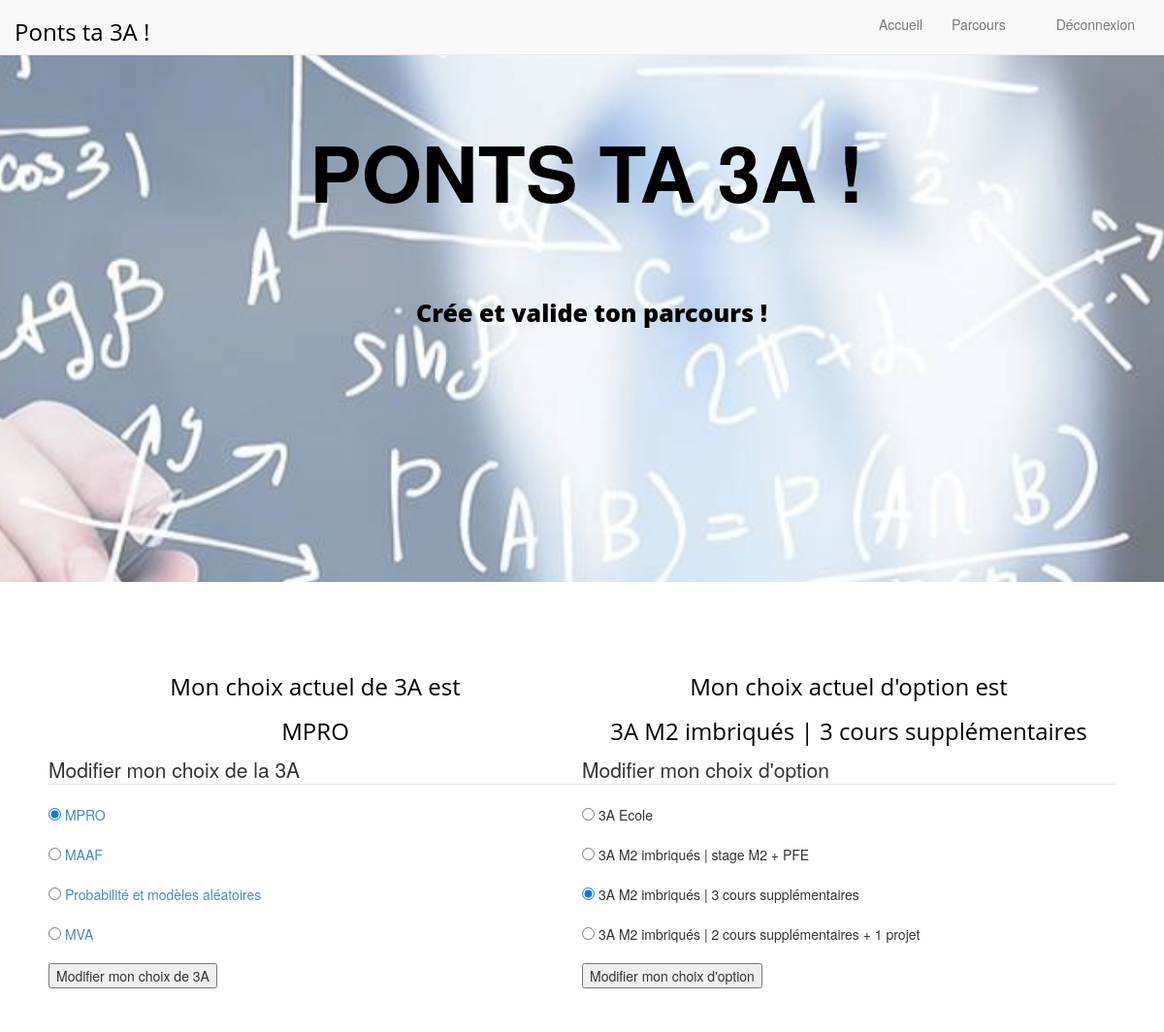
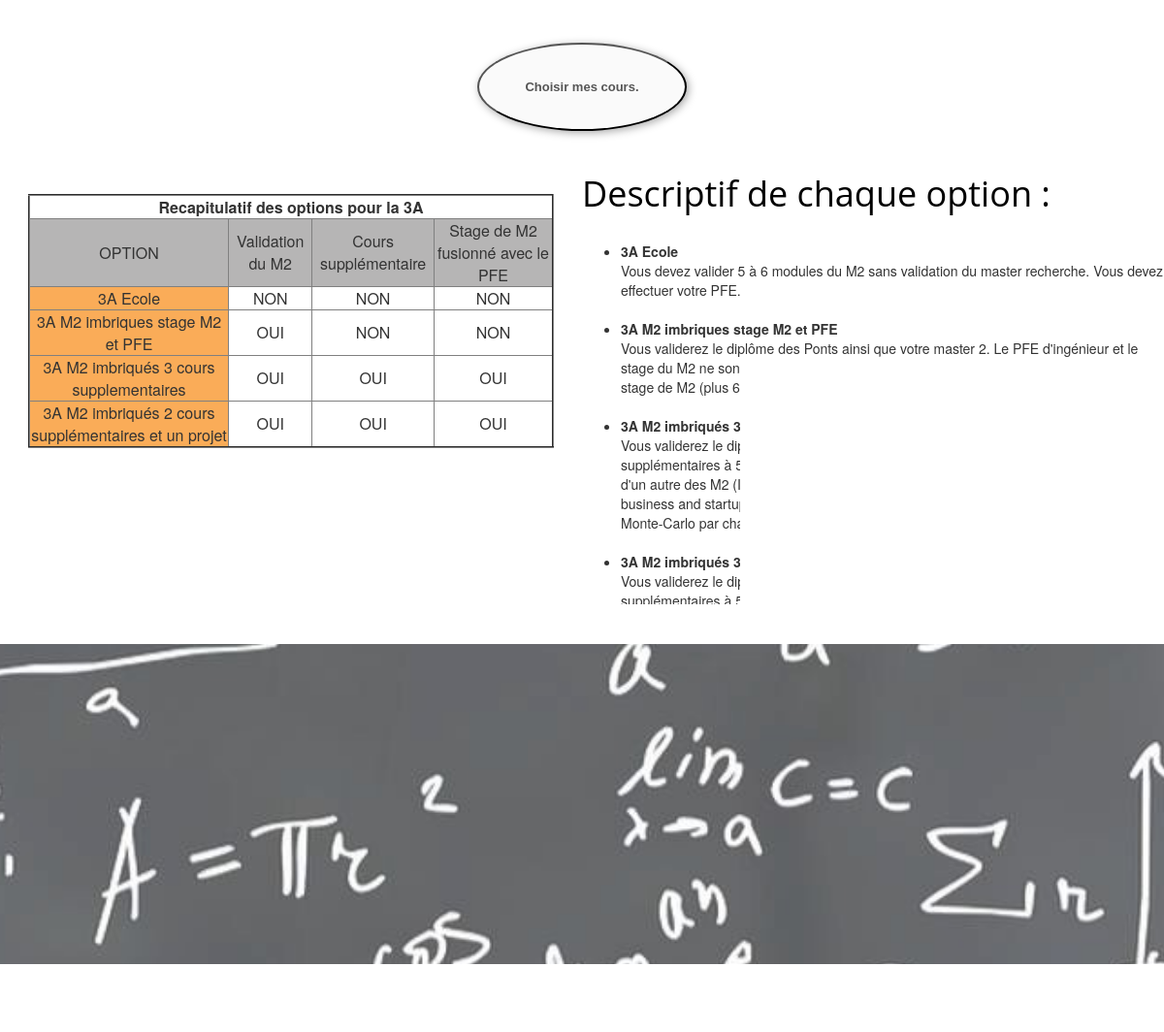
/parcours/parcours (signed in), run on the app's committed database (2 pictures, top to bottom).
### parcours/models.py (models this page shows, shortened)
class Master(models.Model):
    name = models.CharField(max_length=100)
    website = models.URLField()
    troisa_possible = models.BooleanField(default=1)

class Option(models.Model):
    name = models.CharField(max_length=300)
    nb_cours = models.PositiveSmallIntegerField(default=0)
    nb_ects_cours = models.FloatField(default=0)
    nb_projet = models.PositiveSmallIntegerField(default=0)
    nb_ects_projet = models.FloatField(default=0)

### parcours/views.py (the view, shortened to what this page needs)
# urls.py: path('parcours/', include('parcours.urls')),
def parcours(request):
    masters = Master.objects.filter(troisa_possible=True)
    options = Option.objects.all()
    profile = request.user.userprofile
    master_chosen = profile.master.name
    option_chosen = profile.option.name
    return render(request, 'parcours/parcours.html', {'masters': masters, 'master_chosen':master_chosen, 'options': options, 'option_chosen':option_chosen})

### parcours/templates/parcours/parcours.html (shortened to what this page needs)
{% extends "base.html" %}
{% block content %}
<head>
</head>
<div id="conteneur">
   <div id="colonne1">
   		<h3 align="center">Mon choix actuel de 3A est </h3>
   		<h3 align="center"> {{master_chosen}}</h3>
		<form method="post">
   			<fieldset>
       			<legend>Modifier mon choix de la 3A</legend>
				{% for obj in masters %}
				{% if master_chosen == obj.name %}
					<INPUT TYPE="radio" NAME= "master" VALUE={{obj.name}} CHECKED> <a href={{obj.website}}>{{obj.name}} </a> <br /> <BR>
				{%else%}
					<INPUT TYPE="radio" NAME= "master" VALUE={{obj.name}}>  <a href={{obj.website}}>{{obj.name}}</a> <br /> <BR>
				{%endif%}
				{% endfor %}
				<div>
				<input type="submit" value="Modifier mon choix de 3A"/>
				</div>
  			</fieldset>
		</form>
	</div>
	<div id="colonne2">
		<h3 align="center">Mon choix actuel d'option est </h3>
		<h3 align="center"> {{option_chosen}}</h3>
	 	<form method="post">
   			<fieldset>
       			<legend>Modifier mon choix d'option</legend>
				{% for obj in options %}
				{% if option_chosen == obj.name %}
					<INPUT TYPE="radio" NAME= "option" VALUE={{obj.id}} CHECKED> {{obj.name}} <br /> <BR>
				{%else%}
					<INPUT TYPE="radio" NAME= "option" VALUE={{obj.id}}> {{obj.name}} <br /> <BR>
				{%endif%}
				{% endfor %}
				<div>
    			<button type="submit">Modifier mon choix d'option</button>
  				</div>
  			</fieldset>
		</form>
</div>
   	</div>
</div>
<form align="center" action="{% url 'choix_des_cours' %}">
    <input id=bouton type="submit" value="Choisir mes cours." />
</form>
<div id="conteneur">
   <div id="colonne1">
		<table border="2" cellpadding="10" cellspacing="2" width="90%" align="center">
			<tr>
		       <td align="center" valign="center" COLSPAN=4 > <strong> Recapitulatif des options pour la 3A </strong> </td>
		   </tr>
		   <tr>
		      <td style="background-color: #B6B5B5" align="center" valign="center">OPTION</td>
		      <td style="background-color: #B6B5B5" align="center" valign="center">Validation du M2</td>
		      <td style="background-color: #B6B5B5" align="center" valign="center">Cours supplémentaire</td>
		      <td style="background-color: #B6B5B5" align="center" valign="center">Stage de M2 fusionné avec le PFE</td>
		   </tr>
		   <tr>
		      <td style="background-color: #FAAC58" align="center" valign="center">3A Ecole</td>
		      <td align="center" valign="center"> NON</td>
		      <td align="center" valign="center"> NON</td>
		      <td align="center" valign="center"> NON </td>
		   </tr>
		   <tr>
		      <td style="background-color: #FAAC58" align="center" valign="center">3A M2 imbriques stage M2 et PFE </td>
		      <td align="center" valign="center"> OUI </td>
		      <td align="center" valign="center">NON </td>
		      <td align="center" valign="center"> NON  </td>
		   </tr>
		   <tr>
		      <td style="background-color: #FAAC58" align="center" valign="center">3A M2 imbriqués 3 cours supplementaires</td>
		      <td align="center" valign="center"> OUI </td>
		      <td align="center" valign="center"> OUI </td>
		      <td align="center" valign="center"> OUI </td>
		   </tr>
		   <tr>
		      <td style="background-color: #FAAC58" align="center" valign="center">3A M2 imbriqués 2 cours supplémentaires et un projet  </td>
		      <td align="center" valign="center"> OUI </td>
		      <td align="center" valign="center"> OUI  </td>
		      <td align="center" valign="center"> OUI  </td>
		   </tr>
		</table>
	</div>
	<div id="colonne2">
		<div>
  			<h1>Descriptif de chaque option :</h1>
  			<br />
  			<ul>
    		<li> <strong> 3A Ecole </strong></li>
    		Vous devez valider 5 à 6 modules du M2 sans validation du master recherche. Vous devez effectuer votre PFE.
    		<br /> <BR>
    		<li> <strong> 3A M2 imbriques stage M2 et PFE </strong></li>
    		Vous validerez le diplôme des Ponts ainsi que votre master 2. Le PFE d'ingénieur et le stage du M2 ne sont pas fusionnés. Vous devrez donc effectuer votre PFE à la suite du stage de M2 (plus 6 mois après le M2).
  			<br /> <BR>
  			<li> <strong> 3A M2 imbriqués 3 cours supplementaires </strong></li>
  			Vous validerez le diplôme des Ponts ainsi que votre master 2. Vous devez choisir 3 cours supplémentaires à 5 Ects : parmi les cours du M2 (en dehors de ceux validant le M2) ou d'un autre des M2 (IMI) ou des cours de 3A IMI, par exemple les cours Mathematics for business and startup (9 Ects), Data Driven Robust Optimization (5 Ects) et Algorithmes de Monte-Carlo par chaînes de Markov et méthodes particulaires (6 Ects).
  			<br /> <BR>
  			<li> <strong> 3A M2 imbriqués 3 cours supplementaires </strong></li>
			Vous validerez le diplôme des Ponts ainsi que votre master 2. Vous devez choisir 2 cours supplémentaires à 5 Ects et effectuer un projet (validation par le département).
  			</ul>
</div>
   	</div>
</div>
{% endblock %}

### static/css/style.css (style rules this page uses)
*, *::before, *::after { box-sizing: inherit; }
body { font-size:14px; }
h1, h2, h3, h4, h5, h6 { font-family:'Open Sans', sans-serif; color: black; }

### parcours/templates/parcours/parcours.html (style rules this page uses)
#bouton { width:200px; height:85px; background:#fafafa; box-shadow:2px 2px 8px #aaa; font:bold 13px Arial; border-radius:50%; color:#555; }
#conteneur { width:100%; margin-top:20px; padding-bottom:25px; padding-top:5px; }
#colonne1 { width:50%; float:left; }
#colonne2 { width:50%; float:left; }

### data on the page
Master: name "MPRO"
Master: name "MAAF"
Master: name "Probabilité et modèles aléatoires"
Master: name "MVA"
Option: name "3A M2 imbriqués | 3 cours supplémentaires"
Option: name "3A Ecole"
Option: name "3A M2 imbriqués | stage M2 + PFE"
Option: name "3A M2 imbriqués | 2 cours supplémentaires + 1 projet"
